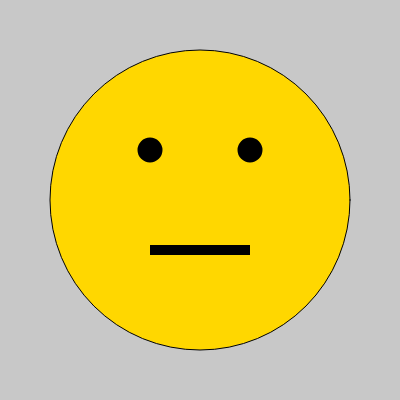
Frame 1 (no input)
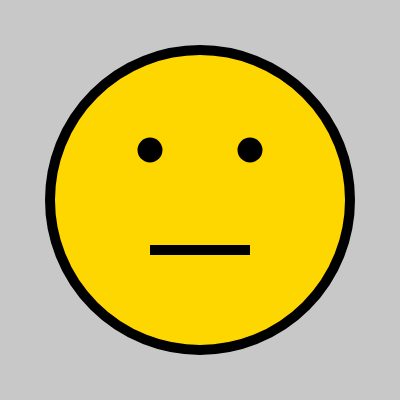
Frame 60 (no input)
Frame 120 (the mouse pressed at the canvas centre since frame 60): identical to frame 60, image omitted

The p5.js sketch that drew these frames (run headless with seeded random() and noise() and a simulated clock; from frame 60 on, the mouse is pressed at the canvas centre):

// p5.js sketch
// ── sketch.js
function setup() {
  createCanvas(400, 400);
}

function draw() {
  background(200);
  //face
   fill("gold")
  ellipse (200,200,300,300)
   
  //eyes
  fill("black")
  strokeWeight(5)
  ellipse (150,150,20,20)
  ellipse (250,150,20,20)
  
  //mouth
  fill("Black")
  strokeWeight(10)
  ellipse (200,250,100,0)
  
}
